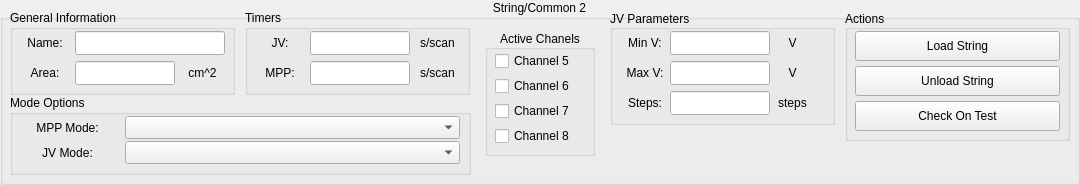
              <widget class="QGroupBox" name="String_2">
               <property name="minimumSize">
                <size>
                 <width>1080</width>
                 <height>185</height>
                </size>
               </property>
               <property name="title">
                <string>String/Common 2</string>
               </property>
               <property name="alignment">
                <set>Qt::AlignHCenter|Qt::AlignTop</set>
               </property>
               <property name="flat">
                <bool>true</bool>
               </property>
               <widget class="QGroupBox" name="GeneralInfo_2">
                <property name="geometry">
                 <rect>
                  <x>10</x>
                  <y>10</y>
                  <width>225</width>
                  <height>85</height>
                 </rect>
                </property>
                <property name="title">
                 <string>General Information</string>
                </property>
                <widget class="QLineEdit" name="NameInput_2">
                 <property name="geometry">
                  <rect>
                   <x>65</x>
                   <y>21</y>
                   <width>150</width>
                   <height>24</height>
                  </rect>
                 </property>
                 <property name="inputMask">
                  <string/>
                 </property>
                 <property name="text">
                  <string/>
                 </property>
                </widget>
                <widget class="QLabel" name="NameLabel_2">
                 <property name="geometry">
                  <rect>
                   <x>10</x>
                   <y>21</y>
                   <width>50</width>
                   <height>24</height>
                  </rect>
                 </property>
                 <property name="minimumSize">
                  <size>
                   <width>38</width>
                   <height>0</height>
                  </size>
                 </property>
                 <property name="maximumSize">
                  <size>
                   <width>16777215</width>
                   <height>16777215</height>
                  </size>
                 </property>
                 <property name="text">
                  <string>Name:</string>
                 </property>
                 <property name="alignment">
                  <set>Qt::AlignCenter</set>
                 </property>
                </widget>
                <widget class="QLabel" name="AreaLabel_2">
                 <property name="geometry">
                  <rect>
                   <x>10</x>
                   <y>51</y>
                   <width>50</width>
                   <height>24</height>
                  </rect>
                 </property>
                 <property name="text">
                  <string>Area:</string>
                 </property>
                 <property name="alignment">
                  <set>Qt::AlignCenter</set>
                 </property>
                </widget>
                <widget class="QLineEdit" name="AreaInput_2">
                 <property name="geometry">
                  <rect>
                   <x>65</x>
                   <y>51</y>
                   <width>100</width>
                   <height>24</height>
                  </rect>
                 </property>
                 <property name="inputMask">
                  <string/>
                 </property>
                 <property name="text">
                  <string/>
                 </property>
                </widget>
                <widget class="QLabel" name="AreaUnits_2">
                 <property name="geometry">
                  <rect>
                   <x>170</x>
                   <y>51</y>
                   <width>45</width>
                   <height>24</height>
                  </rect>
                 </property>
                 <property name="text">
                  <string>cm^2</string>
                 </property>
                 <property name="alignment">
                  <set>Qt::AlignCenter</set>
                 </property>
                </widget>
               </widget>
               <widget class="QGroupBox" name="JVBox_2">
                <property name="geometry">
                 <rect>
                  <x>610</x>
                  <y>10</y>
                  <width>225</width>
                  <height>115</height>
                 </rect>
                </property>
                <property name="title">
                 <string>JV Parameters</string>
                </property>
                <property name="alignment">
                 <set>Qt::AlignLeading|Qt::AlignLeft|Qt::AlignVCenter</set>
                </property>
                <widget class="QLabel" name="VmaxLabel_2">
                 <property name="geometry">
                  <rect>
                   <x>10</x>
                   <y>51</y>
                   <width>50</width>
                   <height>24</height>
                  </rect>
                 </property>
                 <property name="text">
                  <string>Max V:</string>
                 </property>
                 <property name="alignment">
                  <set>Qt::AlignCenter</set>
                 </property>
                </widget>
                <widget class="QLineEdit" name="VmaxInput_2">
                 <property name="geometry">
                  <rect>
                   <x>60</x>
                   <y>51</y>
                   <width>100</width>
                   <height>24</height>
                  </rect>
                 </property>
                 <property name="inputMask">
                  <string/>
                 </property>
                 <property name="text">
                  <string/>
                 </property>
                </widget>
                <widget class="QLabel" name="VmaxUnits_2">
                 <property name="geometry">
                  <rect>
                   <x>165</x>
                   <y>51</y>
                   <width>35</width>
                   <height>24</height>
                  </rect>
                 </property>
                 <property name="text">
                  <string>V</string>
                 </property>
                 <property name="alignment">
                  <set>Qt::AlignCenter</set>
                 </property>
                </widget>
                <widget class="QLineEdit" name="VstepsInput_2">
                 <property name="geometry">
                  <rect>
                   <x>60</x>
                   <y>81</y>
                   <width>100</width>
                   <height>24</height>
                  </rect>
                 </property>
                 <property name="inputMask">
                  <string/>
                 </property>
                 <property name="text">
                  <string/>
                 </property>
                </widget>
                <widget class="QLabel" name="Vstepsabel_2">
                 <property name="geometry">
                  <rect>
                   <x>10</x>
                   <y>81</y>
                   <width>50</width>
                   <height>24</height>
                  </rect>
                 </property>
                 <property name="text">
                  <string>Steps:</string>
                 </property>
                 <property name="alignment">
                  <set>Qt::AlignCenter</set>
                 </property>
                </widget>
                <widget class="QLabel" name="VstepsUnits_2">
                 <property name="enabled">
                  <bool>true</bool>
                 </property>
                 <property name="geometry">
                  <rect>
                   <x>165</x>
                   <y>81</y>
                   <width>35</width>
                   <height>24</height>
                  </rect>
                 </property>
                 <property name="text">
                  <string>steps</string>
                 </property>
                 <property name="alignment">
                  <set>Qt::AlignCenter</set>
                 </property>
                </widget>
                <widget class="QLabel" name="VminLabel_2">
                 <property name="geometry">
                  <rect>
                   <x>10</x>
                   <y>21</y>
                   <width>50</width>
                   <height>24</height>
                  </rect>
                 </property>
                 <property name="text">
                  <string>Min V:</string>
                 </property>
                 <property name="alignment">
                  <set>Qt::AlignCenter</set>
                 </property>
                </widget>
                <widget class="QLineEdit" name="VminInput_2">
                 <property name="geometry">
                  <rect>
                   <x>60</x>
                   <y>21</y>
                   <width>100</width>
                   <height>24</height>
                  </rect>
                 </property>
                 <property name="inputMask">
                  <string/>
                 </property>
                 <property name="text">
                  <string/>
                 </property>
                </widget>
                <widget class="QLabel" name="VminUnits_2">
                 <property name="geometry">
                  <rect>
                   <x>165</x>
                   <y>21</y>
                   <width>35</width>
                   <height>24</height>
                  </rect>
                 </property>
                 <property name="text">
                  <string>V</string>
                 </property>
                 <property name="alignment">
                  <set>Qt::AlignCenter</set>
                 </property>
                </widget>
               </widget>
               <widget class="QGroupBox" name="TimerBox_2">
                <property name="geometry">
                 <rect>
                  <x>245</x>
                  <y>10</y>
                  <width>225</width>
                  <height>85</height>
                 </rect>
                </property>
                <property name="title">
                 <string>Timers</string>
                </property>
                <widget class="QLabel" name="MPPFrequencyLabel_2">
                 <property name="geometry">
                  <rect>
                   <x>10</x>
                   <y>51</y>
                   <width>50</width>
                   <height>24</height>
                  </rect>
                 </property>
                 <property name="text">
                  <string>MPP:</string>
                 </property>
                 <property name="alignment">
                  <set>Qt::AlignCenter</set>
                 </property>
                </widget>
                <widget class="QLineEdit" name="MPPFrequencyInput_2">
                 <property name="geometry">
                  <rect>
                   <x>65</x>
                   <y>51</y>
                   <width>100</width>
                   <height>24</height>
                  </rect>
                 </property>
                 <property name="inputMask">
                  <string/>
                 </property>
                 <property name="text">
                  <string/>
                 </property>
                </widget>
                <widget class="QLabel" name="MPPFrequencyUnits_2">
                 <property name="geometry">
                  <rect>
                   <x>170</x>
                   <y>51</y>
                   <width>45</width>
                   <height>24</height>
                  </rect>
                 </property>
                 <property name="text">
                  <string>s/scan</string>
                 </property>
                 <property name="alignment">
                  <set>Qt::AlignCenter</set>
                 </property>
                </widget>
                <widget class="QLabel" name="JVFrequencyLabel_2">
                 <property name="geometry">
                  <rect>
                   <x>10</x>
                   <y>21</y>
                   <width>50</width>
                   <height>24</height>
                  </rect>
                 </property>
                 <property name="text">
                  <string>JV:</string>
                 </property>
                 <property name="alignment">
                  <set>Qt::AlignCenter</set>
                 </property>
                </widget>
                <widget class="QLineEdit" name="JVFrequencyInput_2">
                 <property name="geometry">
                  <rect>
                   <x>65</x>
                   <y>21</y>
                   <width>100</width>
                   <height>24</height>
                  </rect>
                 </property>
                 <property name="inputMask">
                  <string/>
                 </property>
                 <property name="text">
                  <string/>
                 </property>
                </widget>
                <widget class="QLabel" name="JVFrequencyUnits_2">
                 <property name="geometry">
                  <rect>
                   <x>170</x>
                   <y>21</y>
                   <width>45</width>
                   <height>24</height>
                  </rect>
                 </property>
                 <property name="text">
                  <string>s/scan</string>
                 </property>
                 <property name="alignment">
                  <set>Qt::AlignCenter</set>
                 </property>
                </widget>
               </widget>
               <widget class="QGroupBox" name="ActionBox_2">
                <property name="geometry">
                 <rect>
                  <x>845</x>
                  <y>10</y>
                  <width>225</width>
                  <height>131</height>
                 </rect>
                </property>
                <property name="title">
                 <string>Actions</string>
                </property>
                <property name="alignment">
                 <set>Qt::AlignLeading|Qt::AlignLeft|Qt::AlignVCenter</set>
                </property>
                <widget class="QPushButton" name="LoadButton_2">
                 <property name="geometry">
                  <rect>
                   <x>10</x>
                   <y>21</y>
                   <width>205</width>
                   <height>30</height>
                  </rect>
                 </property>
                 <property name="text">
                  <string>Load String</string>
                 </property>
                 <property name="autoDefault">
                  <bool>false</bool>
                 </property>
                </widget>
                <widget class="QPushButton" name="UnLoadButton_2">
                 <property name="geometry">
                  <rect>
                   <x>10</x>
                   <y>56</y>
                   <width>205</width>
                   <height>30</height>
                  </rect>
                 </property>
                 <property name="text">
                  <string>Unload String</string>
                 </property>
                </widget>
                <widget class="QPushButton" name="CheckTestButton_2">
                 <property name="geometry">
                  <rect>
                   <x>10</x>
                   <y>91</y>
                   <width>205</width>
                   <height>30</height>
                  </rect>
                 </property>
                 <property name="text">
                  <string>Check On Test</string>
                 </property>
                </widget>
               </widget>
               <widget class="QGroupBox" name="ChannelBox_2">
                <property name="geometry">
                 <rect>
                  <x>485</x>
                  <y>30</y>
                  <width>110</width>
                  <height>126</height>
                 </rect>
                </property>
                <property name="title">
                 <string>Active Chanels</string>
                </property>
                <property name="alignment">
                 <set>Qt::AlignCenter</set>
                </property>
                <widget class="QCheckBox" name="checkBox_5">
                 <property name="geometry">
                  <rect>
                   <x>10</x>
                   <y>21</y>
                   <width>90</width>
                   <height>20</height>
                  </rect>
                 </property>
                 <property name="text">
                  <string>Channel 5</string>
                 </property>
                </widget>
                <widget class="QCheckBox" name="checkBox_6">
                 <property name="geometry">
                  <rect>
                   <x>10</x>
                   <y>46</y>
                   <width>90</width>
                   <height>20</height>
                  </rect>
                 </property>
                 <property name="text">
                  <string>Channel 6</string>
                 </property>
                </widget>
                <widget class="QCheckBox" name="checkBox_7">
                 <property name="geometry">
                  <rect>
                   <x>10</x>
                   <y>71</y>
                   <width>90</width>
                   <height>20</height>
                  </rect>
                 </property>
                 <property name="text">
                  <string>Channel 7</string>
                 </property>
                </widget>
                <widget class="QCheckBox" name="checkBox_8">
                 <property name="geometry">
                  <rect>
                   <x>10</x>
                   <y>96</y>
                   <width>90</width>
                   <height>20</height>
                  </rect>
                 </property>
                 <property name="text">
                  <string>Channel 8</string>
                 </property>
                </widget>
               </widget>
               <widget class="QGroupBox" name="ModeBox_2">
                <property name="geometry">
                 <rect>
                  <x>10</x>
                  <y>95</y>
                  <width>461</width>
                  <height>80</height>
                 </rect>
                </property>
                <property name="title">
                 <string>Mode Options</string>
                </property>
                <widget class="QComboBox" name="MPPModeBox_2">
                 <property name="geometry">
                  <rect>
                   <x>115</x>
                   <y>21</y>
                   <width>335</width>
                   <height>23</height>
                  </rect>
                 </property>
                </widget>
                <widget class="QComboBox" name="JVModeBox_2">
                 <property name="geometry">
                  <rect>
                   <x>115</x>
                   <y>46</y>
                   <width>335</width>
                   <height>23</height>
                  </rect>
                 </property>
                </widget>
                <widget class="QLabel" name="MPPModeLabel_2">
                 <property name="geometry">
                  <rect>
                   <x>10</x>
                   <y>20</y>
                   <width>95</width>
                   <height>25</height>
                  </rect>
                 </property>
                 <property name="minimumSize">
                  <size>
                   <width>38</width>
                   <height>0</height>
                  </size>
                 </property>
                 <property name="maximumSize">
                  <size>
                   <width>16777215</width>
                   <height>16777215</height>
                  </size>
                 </property>
                 <property name="text">
                  <string>MPP Mode:</string>
                 </property>
                 <property name="alignment">
                  <set>Qt::AlignCenter</set>
                 </property>
                </widget>
                <widget class="QLabel" name="JVModeLabel_2">
                 <property name="geometry">
                  <rect>
                   <x>10</x>
                   <y>45</y>
                   <width>95</width>
                   <height>25</height>
                  </rect>
                 </property>
                 <property name="minimumSize">
                  <size>
                   <width>38</width>
                   <height>0</height>
                  </size>
                 </property>
                 <property name="maximumSize">
                  <size>
                   <width>16777215</width>
                   <height>16777215</height>
                  </size>
                 </property>
                 <property name="text">
                  <string>JV Mode:</string>
                 </property>
                 <property name="alignment">
                  <set>Qt::AlignCenter</set>
                 </property>
                </widget>
               </widget>
              </widget>
